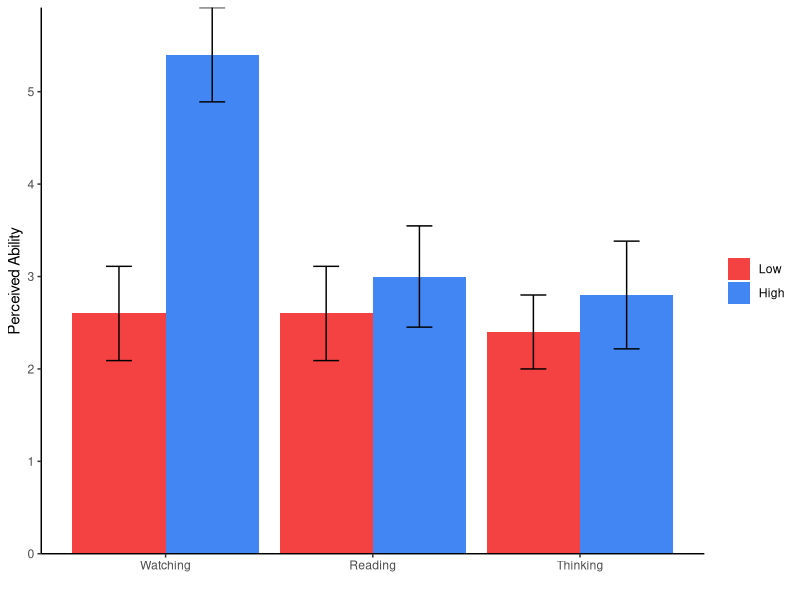
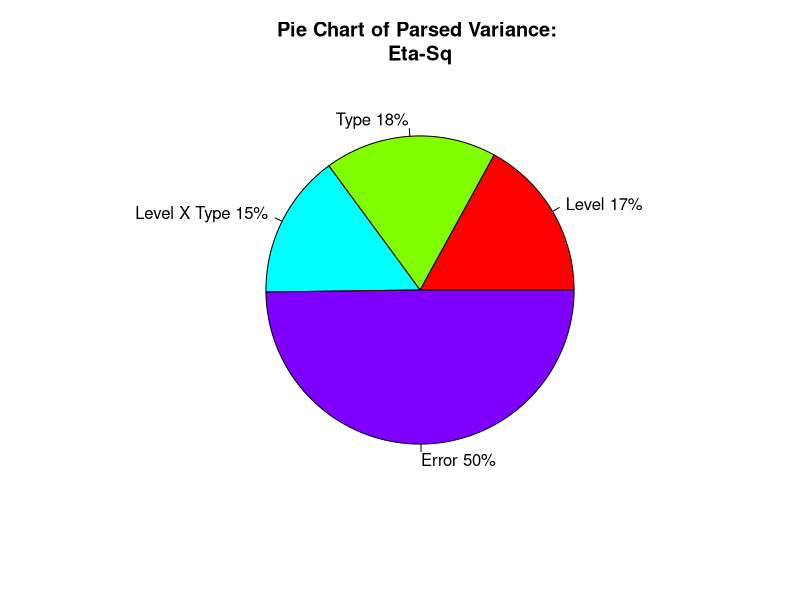
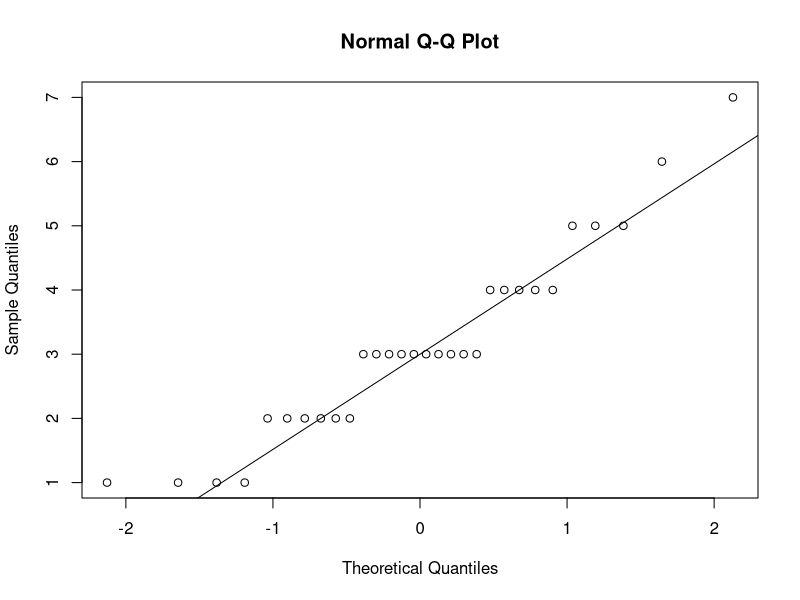

Write R code to recreate these figures, in order.
## ---- chunk 1
knitr::opts_chunk$set(
  echo = TRUE,
  message = FALSE,
  warning = FALSE,
  fig.align = "center",
  fig.width = 4.25,
  fig.height = 4
)
## ---- chunk 2
n=5; r=2; c=3;
Example.Data<-data.frame(ID=seq(1:(n*r*c)),
          Level=c(rep("Low",(n*c)),rep("High",(n*c))),
          Type=rep(c(rep("Watching",n),rep("Reading",n),rep("Thinking",n)),2),
          Perceived.Ability = c(1,3,3,4,2,3,2,3,1,4,3,3,2,3,1,
                                6,4,7,5,5,5,3,2,3,2,3,2,1,4,4))

# Also, I want to re-set the order using the `factor` command and set the order I want. 
Example.Data$Level<-factor(Example.Data$Level, 
                              levels = c("Low","High"),
                              labels = c("Low","High"))

Example.Data$Type<-factor(Example.Data$Type, 
                              levels = c("Watching","Reading","Thinking"),
                              labels = c("Watching","Reading","Thinking"))

## ---- chunk 3
library(dplyr)
Means.Table<-Example.Data %>%
  group_by(Level,Type) %>%
  summarise(N=n(),
            Means=mean(Perceived.Ability),
            SS=sum((Perceived.Ability-Means)^2),
            SD=sd(Perceived.Ability),
            SEM=SD/N^.5)
knitr::kable(Means.Table, digits = 2) 
# Note remember knitr::kable makes it pretty, but you can just call `Means.Table`
## ---- chunk 4
library(ggplot2)

Plot.1<-ggplot(Means.Table, aes(x = Type, y = Means, group=Level))+
  geom_col(aes(group=Level, fill=Level), position=position_dodge(width=0.9))+
  scale_y_continuous(expand = c(0, 0))+ # Forces plot to start at zero
  geom_errorbar(aes(ymax = Means + SEM, ymin= Means - SEM), 
                position=position_dodge(width=0.9), width=0.25)+
  scale_fill_manual(values=c("#f44141","#4286f4"))+
  xlab('')+
  ylab('Perceived Ability')+
  theme_bw()+
  theme(panel.grid.major=element_blank(),
        panel.grid.minor=element_blank(),
        panel.border=element_blank(),
        axis.line=element_line(),
        legend.title=element_blank())
Plot.1
## ---- chunk 5
library(afex)

ANOVA.JA.Table<-aov_car(Perceived.Ability~Level*Type + Error(ID), 
                  data=Example.Data, return='Anova')
ANOVA.JA.Table
## ---- chunk 6
library(afex)

Nice.JA.Table<-aov_car(Perceived.Ability~Level*Type + Error(ID), 
                  data=Example.Data)
Nice.JA.Table
## ---- chunk 7
SS_level=ANOVA.JA.Table$`Sum Sq`[2]
SS_Type=ANOVA.JA.Table$`Sum Sq`[3]
SS_inter=ANOVA.JA.Table$`Sum Sq`[4]
SS_w=ANOVA.JA.Table$`Sum Sq`[5]
SS_T=SS_level+SS_Type+SS_inter+SS_w

n2_a=SS_level/(SS_T)
n2_b=SS_Type/(SS_T)
n2_axb=SS_inter/(SS_T)
n2_w=SS_w/SS_T

slices <- c(n2_a,n2_b,n2_axb,n2_w) 
lbls <- c("Level", "Type","Level X Type","Error")
pct <- round(slices/sum(slices)*100)
lbls <- paste(lbls, pct) # add percent to labels 
lbls <- paste(lbls,"%",sep="") # ad % to labels 
pie(slices,labels = lbls, col=rainbow(length(lbls)),
  	main="Pie Chart of Parsed Variance: \nEta-Sq")
## ---- chunk 8
library(car)
leveneTest(Perceived.Ability ~ Level*Type, data = Example.Data) 
## ---- chunk 9
qqnorm(Example.Data$Perceived.Ability)
qqline(Example.Data$Perceived.Ability)
## ---- chunk 10
shapiro.test(Example.Data$Perceived.Ability)
